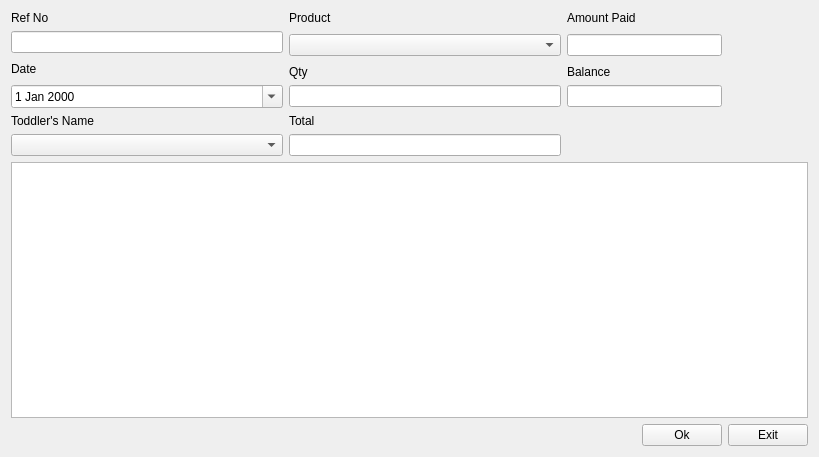
<?xml version="1.0" encoding="UTF-8"?>
<ui version="4.0">
 <class>stock_sales</class>
 <widget class="QWidget" name="stock_sales">
  <property name="geometry">
   <rect>
    <x>0</x>
    <y>0</y>
    <width>819</width>
    <height>457</height>
   </rect>
  </property>
  <property name="windowTitle">
   <string>Form</string>
  </property>
  <layout class="QVBoxLayout" name="verticalLayout">
   <item>
    <layout class="QGridLayout" name="gridLayout">
     <item row="4" column="2" colspan="2">
      <widget class="QLineEdit" name="balanceamt"/>
     </item>
     <item row="5" column="0">
      <widget class="QLabel" name="label_3">
       <property name="text">
        <string>Toddler's Name</string>
       </property>
      </widget>
     </item>
     <item row="3" column="2">
      <widget class="QLabel" name="label_8">
       <property name="text">
        <string>Balance</string>
       </property>
      </widget>
     </item>
     <item row="7" column="0" colspan="5">
      <widget class="QTableWidget" name="tableWidget"/>
     </item>
     <item row="8" column="3">
      <widget class="QPushButton" name="pushButton">
       <property name="text">
        <string>Ok</string>
       </property>
      </widget>
     </item>
     <item row="4" column="1">
      <widget class="QLineEdit" name="qty"/>
     </item>
     <item row="0" column="2">
      <widget class="QLabel" name="label_7">
       <property name="text">
        <string>Amount Paid</string>
       </property>
      </widget>
     </item>
     <item row="8" column="4">
      <widget class="QPushButton" name="pushButton_2">
       <property name="text">
        <string>Exit</string>
       </property>
      </widget>
     </item>
     <item row="6" column="1">
      <widget class="QLineEdit" name="total"/>
     </item>
     <item row="3" column="1">
      <widget class="QLabel" name="label_5">
       <property name="text">
        <string>Qty</string>
       </property>
      </widget>
     </item>
     <item row="1" column="0">
      <widget class="QLineEdit" name="refno"/>
     </item>
     <item row="1" column="1" rowspan="2">
      <widget class="QComboBox" name="productlist"/>
     </item>
     <item row="2" column="0" rowspan="2">
      <widget class="QLabel" name="label_2">
       <property name="text">
        <string>Date</string>
       </property>
      </widget>
     </item>
     <item row="0" column="0">
      <widget class="QLabel" name="label">
       <property name="text">
        <string>Ref No</string>
       </property>
      </widget>
     </item>
     <item row="0" column="1">
      <widget class="QLabel" name="label_4">
       <property name="text">
        <string>Product</string>
       </property>
      </widget>
     </item>
     <item row="6" column="0">
      <widget class="QComboBox" name="studentlist"/>
     </item>
     <item row="4" column="0">
      <widget class="QDateEdit" name="dateEdit">
       <property name="calendarPopup">
        <bool>true</bool>
       </property>
      </widget>
     </item>
     <item row="5" column="1">
      <widget class="QLabel" name="label_6">
       <property name="text">
        <string>Total</string>
       </property>
      </widget>
     </item>
     <item row="1" column="2" rowspan="2" colspan="2">
      <widget class="QLineEdit" name="amtpaid"/>
     </item>
    </layout>
   </item>
  </layout>
 </widget>
 <tabstops>
  <tabstop>refno</tabstop>
  <tabstop>dateEdit</tabstop>
  <tabstop>studentlist</tabstop>
  <tabstop>productlist</tabstop>
  <tabstop>qty</tabstop>
  <tabstop>total</tabstop>
  <tabstop>amtpaid</tabstop>
  <tabstop>balanceamt</tabstop>
  <tabstop>pushButton</tabstop>
  <tabstop>pushButton_2</tabstop>
  <tabstop>tableWidget</tabstop>
 </tabstops>
 <resources/>
 <connections/>
</ui>
